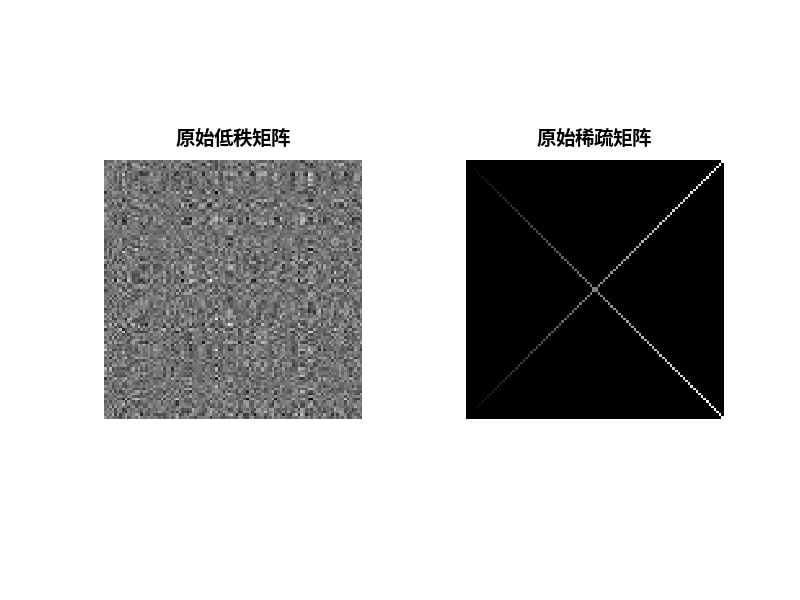
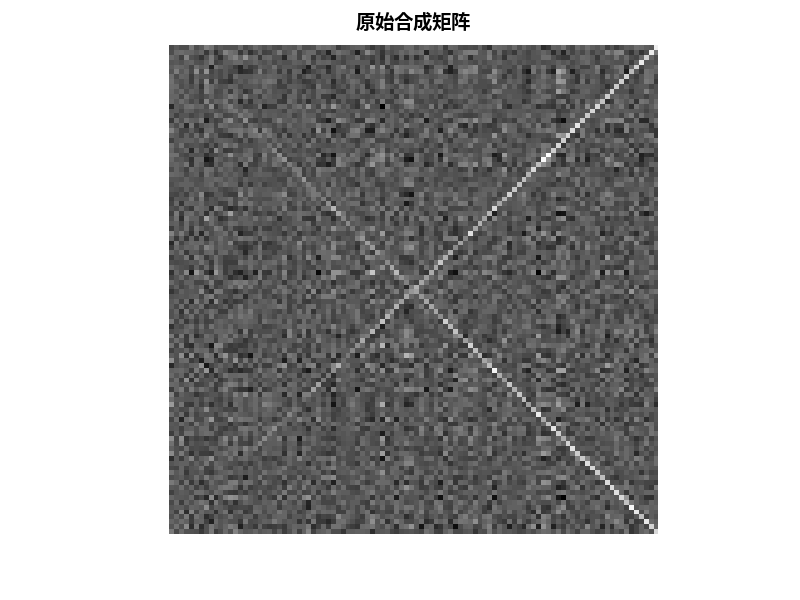
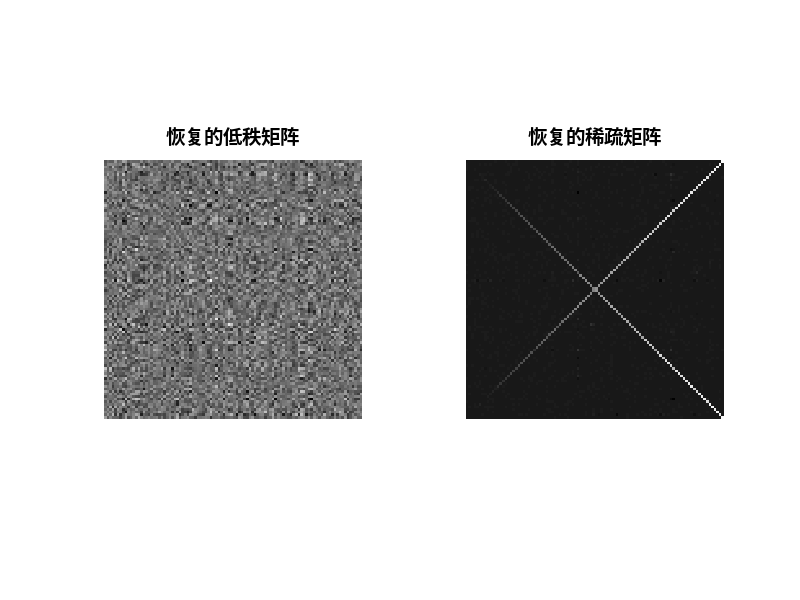
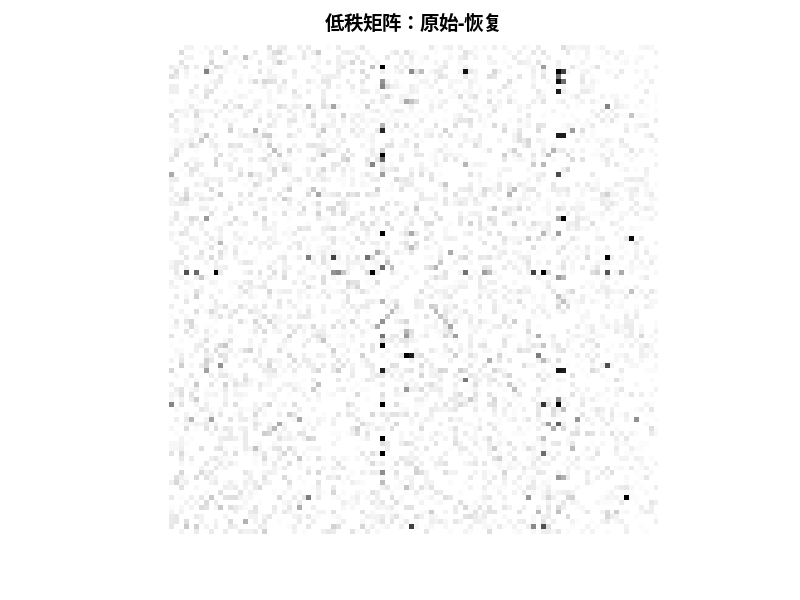

These figures' MATLAB source, in order:
% 例程 16.10  分解为低秩矩阵与稀疏矩阵
%  将矩阵分解为低秩矩阵（L）和稀疏矩阵（S）
%  采用道格拉斯-拉赫福德算法
%  生成秩为r的随机矩阵
n = 100;
r = 8;  %  矩阵的秩
L0 = randn(n, r)*randn(r, n);  %  构造低秩矩阵
%  构造稀疏（十字形）矩阵
nn = 1: 100;
aux = diag(0.2*nn, 0);
S0 = aux + aux(end: -1: 1, :);
%  构造原始合成矩阵
M = L0 + S0;
%  参数设置
lambda = 0.2;
tk = 1;
Th = 1;  %  收缩阈值
niter = 40;  %  迭代次数
rnx = zeros(niter, 1);
L = zeros(n, n);
S = zeros(n, n);
%  算法开始迭代
for nn = 1: niter
    Le = 0.5*(M + L - S);
    Se = 0.5*(M - L + S);
    %  核范数收缩操作
    aux1 = (2*Le) - L;
    [U, D, V] = svd(aux1);
    for j =1:n
        D(j, j) = max(D(j, j) - Th, 0);
    end
    aux = U*D*V';
    L = L + (tk*(aux - Le));
    %  L1范数软阈值操作
    aux1 = (2*Se) - S;
    aux = sign(aux1).*max(0, abs(aux1) - lambda);
    S = S + (tk*(aux - Se));
    [u, d, v] = svd(L);
    rnx(nn) = sum(diag(d));  %  计算并存储L的核范数
end
%  结果显示
figure(1)
subplot(1, 2, 1)
imshow(L0, []);
title('原始低秩矩阵', 'FontSize', 14);
subplot (1, 2, 2)
imshow(S0, []);
title('原始稀疏矩阵', 'FontSize', 14)
figure(2)
imshow(M, []);
title('原始合成矩阵', 'FontSize', 14);
figure(3)
subplot(1, 2, 1)
imshow(L, []);
title('恢复的低秩矩阵', 'FontSize', 14)
subplot(1, 2, 2)
imshow(S, []);
title('恢复的稀疏矩阵', 'FontSize', 14)
figure(4)
DI = L0 - L;
J = imcomplement(DI);
imshow(J);  %  观察A 和 X 之间的区别
title('低秩矩阵：原始-恢复', 'FontSize', 14);
